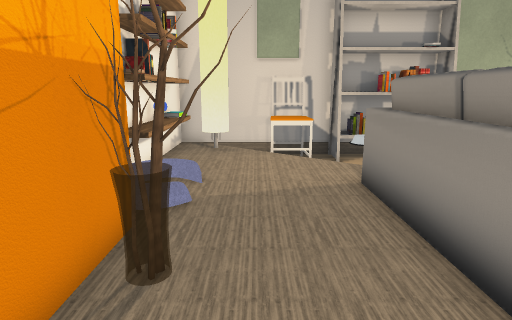
[1] (above)

16 first-person views from a walk through a scene from a Unity 3-D project. The camera is 1.2 m above the floor, tilts 12° down and sees 75° across. The floor is counted in squares, 0.5 m on a side. Each view is taken from the middle of a square. On the plan, view 1 faces up. The plan holds only what a view shows up to about 20 squares ahead; the rest is blank. The player is left out. Some surface patterns are stand-ins.

[2]
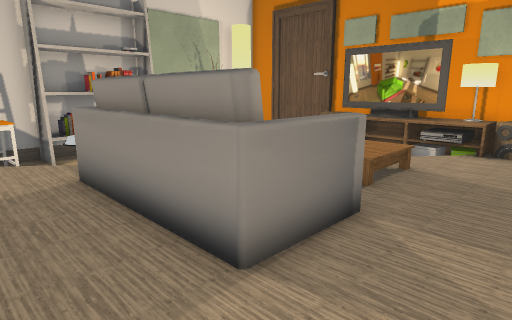

[3]
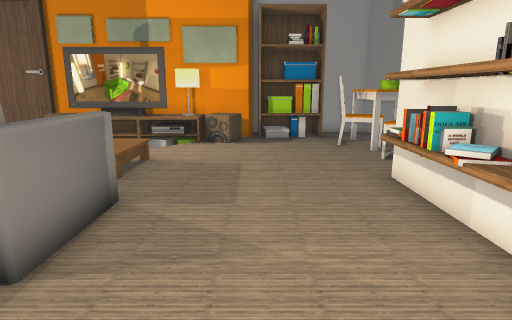

[4]
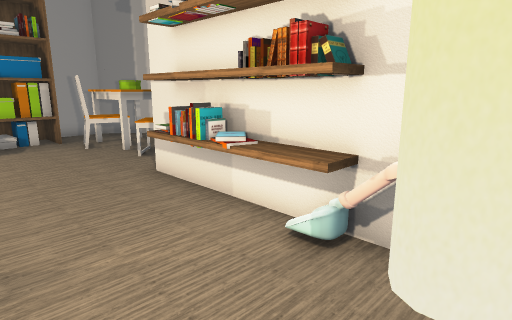

[5]
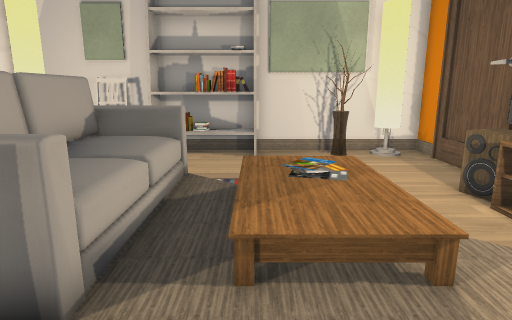

[6]
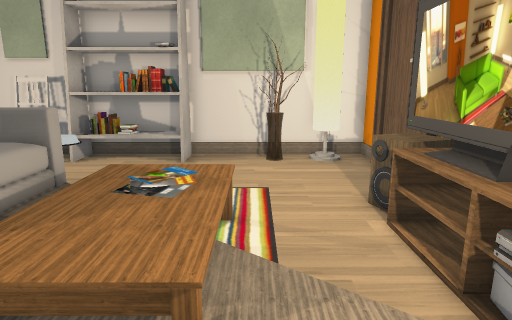

[7]
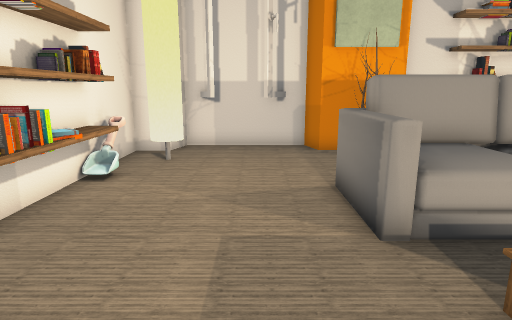

[8]
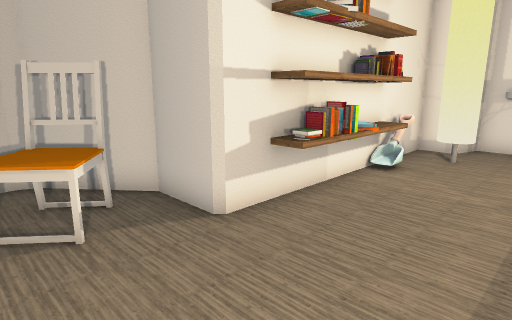

[9]
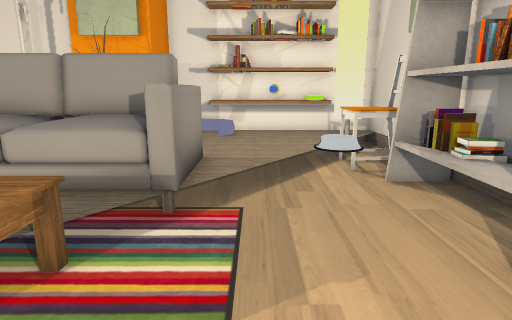

[10]
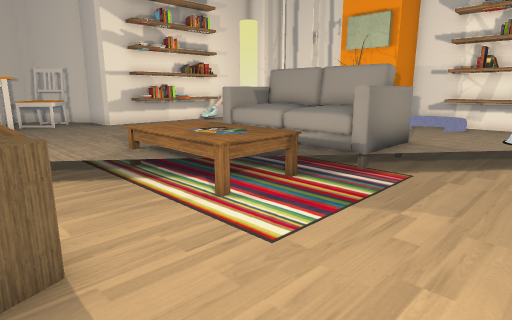

[11]
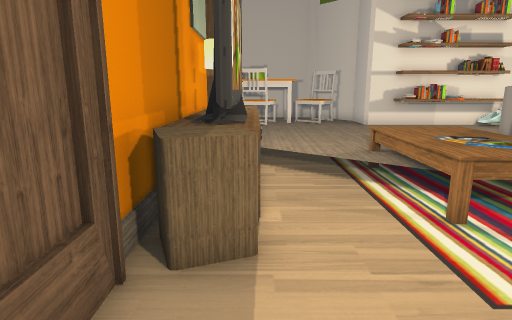

[12]
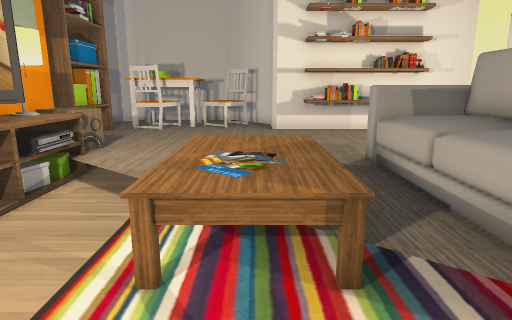

[13]
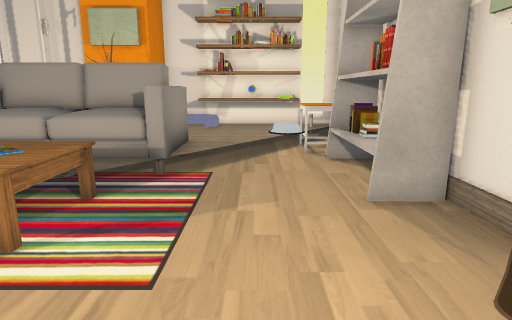

[14]
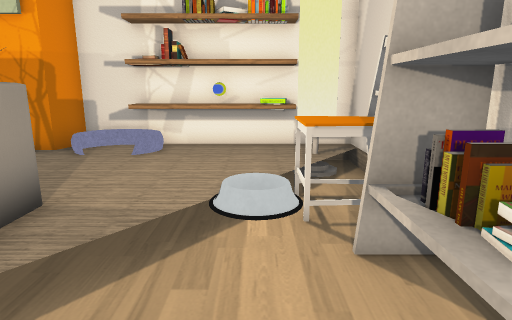

[15]
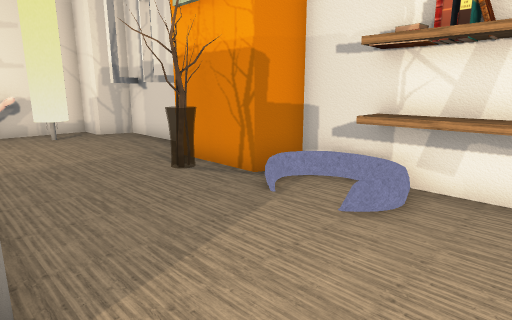

[16]
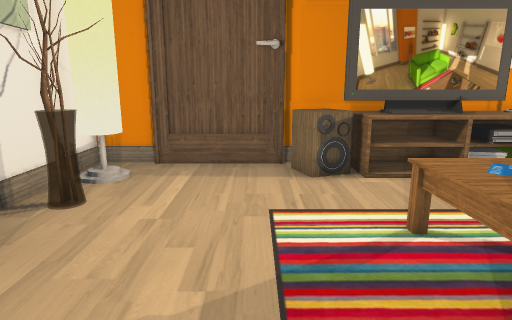

### Floor plan
Key: @ floor where view 1 was taken; # wall or solid block; . main floor; : floor 0.25 m higher than the main floor; - floor 0.25 m lower than the main floor; + floor 0.5 m higher than the main floor; / step, stairs or slope; C chair; S shelf; B bowl; F sofa; A vase; T table; E TV; L lamp; R carpet; O other object.
Columns run from 4 left of view 1 to 18 right of it. Each row starts with its distance up from view 1.
 15  ####CCSSSSSS######
 14  ###-CCSSSSSS--AA####
 13  ###.CC-------------#
 12  #...///B-----------#
 11  #.....//-----------#
 10  #....../-----------#
  9  #:.....FFR    ---OO#
  8  #.....FFFF/RRR---OO#
  7  #.....FFFF.TTTR--EO#
  6  ##....FFFF.:  R--EE#
  5   #....FF+R.: :R--EE#
  4   #AA..FFFF.: ://-EE#
  3   #....FFFF.:::../EL#
  2 ##.....FFFF.......OL#
  1 ##................OO#
  0  #..@.............OO#
 -1  #..................S #
 -2  ##.................SS#
 -3  ####...............SS#
 -4     ##OSSSSS........SS#
 -5     #########....CCC..#
 -6             #.CCCTCT..#
 -7             ##CCT   ..#
 -8             ##CCT  T.##
 -9              ##     ##

Positions as (right, up) in squares from view 1, and headings:
1: (0, 0), facing up
2: (0, -1), facing up-right
3: (-1, -1), facing right
4: (-1, 0), facing down-right
5: (8, -1), facing up
6: (11, 0), facing up
7: (11, 0), facing left
8: (12, 0), facing down-left
9: (12, 10), facing left
10: (15, 13), facing down-left
11: (14, 13), facing down
12: (9, 11), facing down
13: (15, 11), facing left
14: (8, 12), facing left
15: (3, 11), facing down-left
16: (5, 10), facing right
